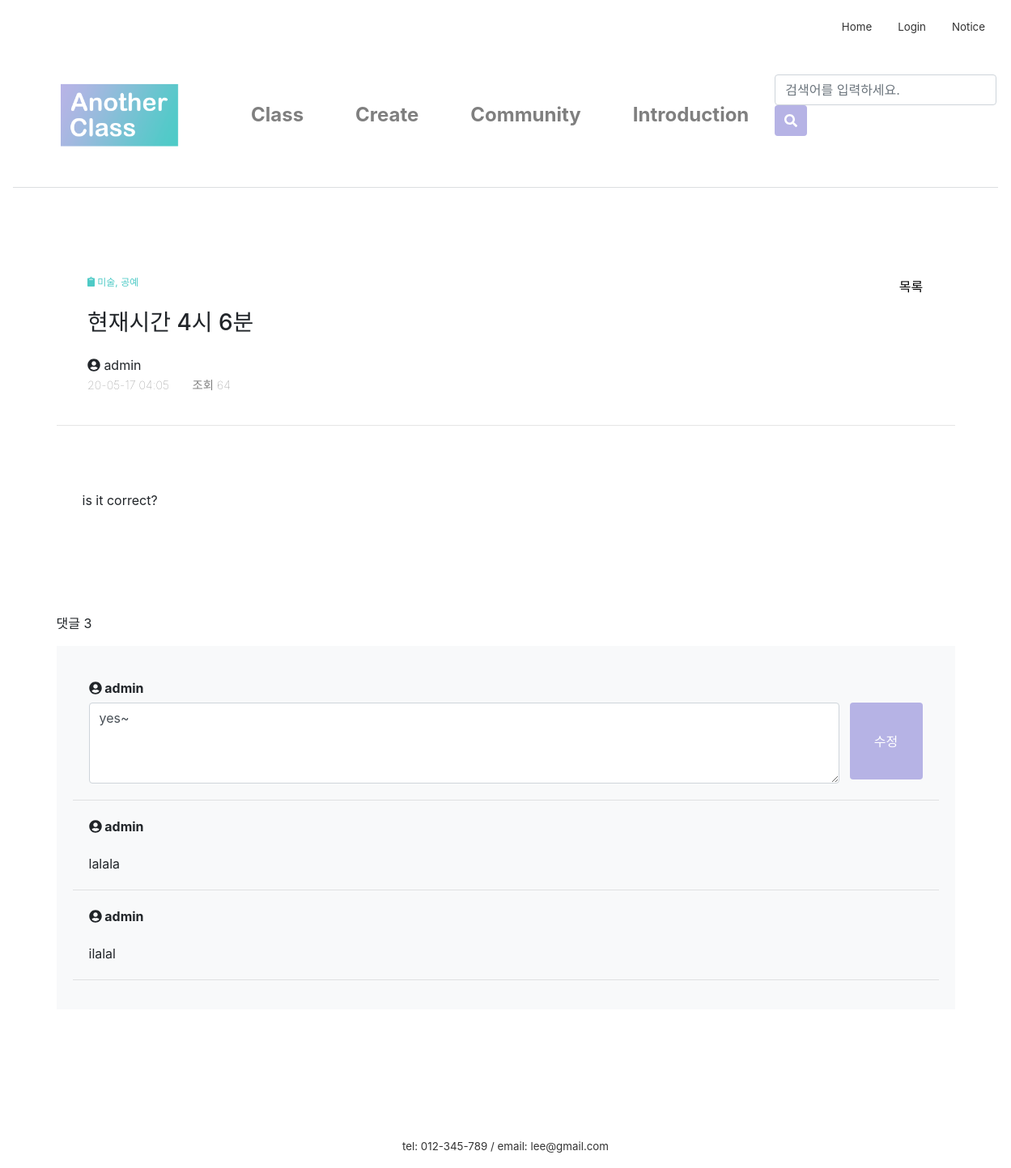
The app's page /community/57/comment_update?cateId=&page=1, older data.
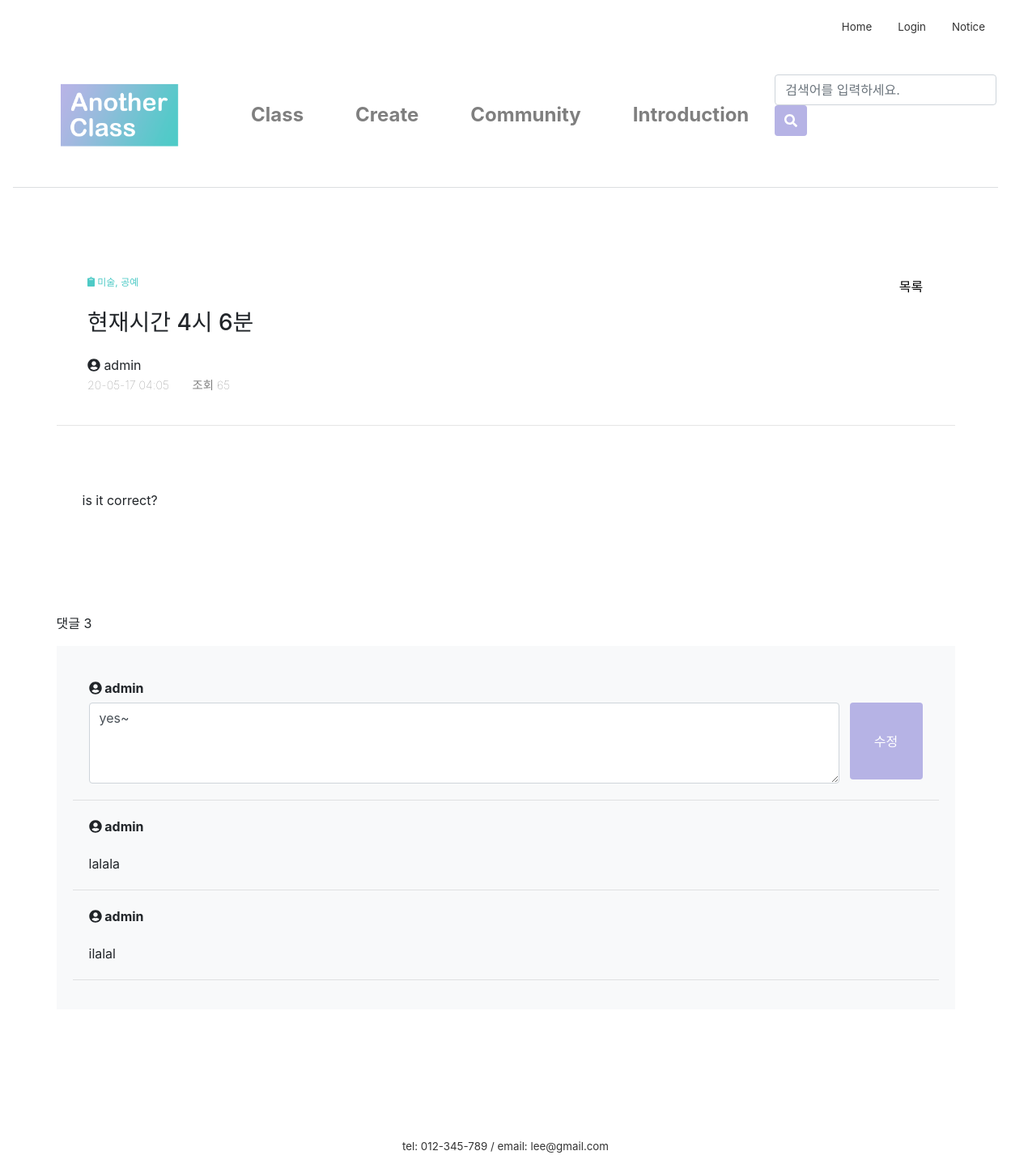
The same page, newer data.
### firstApp/models.py (models this page shows, shortened)
class Post(models.Model):
    author = models.ForeignKey(settings.AUTH_USER_MODEL, on_delete=models.CASCADE, default=1)
    category = models.ForeignKey('firstApp.Category', on_delete=models.CASCADE, default=2)
    title = models.CharField(max_length=60)
    text = RichTextUploadingField()
    created_date = models.DateTimeField(default=timezone.now)
    published_date = models.DateTimeField(
            blank=True, null=True)
    views = models.PositiveIntegerField(default=0)
    class Meta:
        ordering = ['-id']

class Category(models.Model):
    name = models.CharField(max_length=20)
    def __str__(self):
        return self.name

### firstApp/views.py (the view)
# urls.py: path('community/<int:pk>/comment_update', views.comment_update, name='comment_update'),
def comment_update(request, pk):
    my_comment = get_object_or_404(Comment, pk=pk)
    cateId = request.GET.get('cateId', '')
    page = request.GET.get('page', 1)
    if request.method == 'POST':
        form = CommentForm(request.POST, instance=my_comment)
        if form.is_valid():
            form.save()
        return redirect('/community/post/'+str(my_comment.post.pk)+'/?cateId='+str(cateId)+'&page='+str(page), pk=my_comment.post.pk)
    else:
        form = CommentForm(instance=my_comment)
    return render(request, 'firstApp/update_comment.html',
                  {'my_comment': my_comment, 'post': my_comment.post, 'form': form, 'page': page, 'cateId': cateId}
                  )

### firstApp/forms.py
class CommentForm(forms.ModelForm):
    class Meta:
        model = Comment
        fields = ['text']
        widgets = {
            'text': forms.Textarea(attrs={'class': 'form-control',
                                          'style': 'margin:0; display:inline-block; width:90%; height:100px;'})
        }

### firstApp/templates/firstApp/update_comment.html (shortened to what this page needs)
{% extends 'firstApp/base.html'%}
{% load static %}
{% block content %}
<link rel="stylesheet" href="{% static 'css/post_detail.css' %}">
<link rel="stylesheet" href="{% static 'css/community.css' %}">
<div class="container">
    <div class="blog-post-area">
        <div class="post_info">
            <div class="post_category">
                <i class="fas fa-clipboard"></i>
                <span>{{post.category}}</span>
                <table style="float:right">
                <tr>
                    <td>
                    <a class="a_underline" href="/community/?page={{page}}">목록</a>
                    </td>
                </tr>
                </table>
            </div>
            <h3 class="post_title">{{post.title}}</h3>
            <p class="post_author"><i class="fas fa-user-circle"></i> {{post.author}}</p>
            <span class="post_t">{{post.created_date|date:"y-m-d h:m"}}</span>
            <span class="post_v">조회 {{post.views}}</span>
        </div>
        <hr>
        <div class="post_contents">
            {{post.text | safe}}
        </div>
        <div class="post_content_f">
        댓글 {{ post.comments.count }}
        </div>
    </div>
    <div class="blog-comment-area bg-light">
        <div class="comment_contents">
            {% for comment in post.comments.all %}
                <div class="comment">
                    <div class="comment_h">
                    <strong><i class="fas fa-user-circle"></i> {{ comment.author }}</strong>
                    </div>
                    {% if comment.pk == my_comment.pk %}
                        <form method="POST" class="post-form" style="margin:0; height:100px;">
                            {{ form.text }}
                            <button type="submit" class="btn btn-primary comment_submit">수정</button>
                        </form>
                    {% else %}
                        <p>{{ comment.text|linebreaks }}</p>
                    {% endif %}
                </div>
            <hr>
            {% endfor %}
        </div>
    </div>
</div>
{% endblock content%}

Row changes from the older to the newer data that the page shows:
changed Post "현재시간 4시 6분": views "64" → "65"
